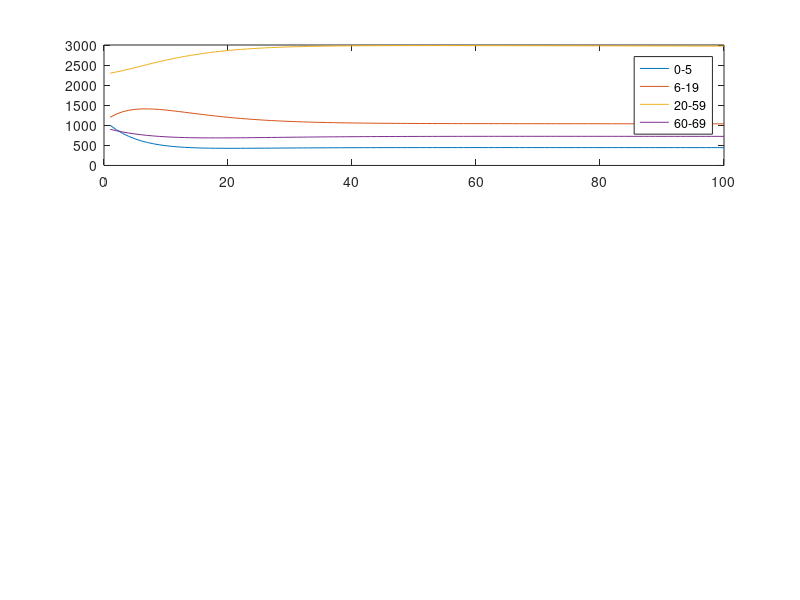

MATLAB code to generate this figure: (Note: this script raises an error after producing the figure.)
d1=0.1; %progress 0.01, regress 0.5
d2=0.3; %progress 0.3, regress 0.3
N1= 1000;
N2=1200;
N3=2300;
N4=900;
b=2.5; %progress 3, regress 1
L=[(5/6)*(1-d1/100) 0 b/100 0;% 1-убыль по мере взросления 2- 3-прибыть с рождаемостью
(1/6)*(1-d1/100) 13/14 0 0;%1-прибыль из предыдущего возр диапазона 2- убыль по той же причине
0 1/14 39/40 0;
0 0 1/40 (9/10)*(1-d2/100)]
N=[N1 N2 N3 N4].' % числа людей в данном диапазоне
for k=2:100
    N(:,k)=(L^(k-1))*N(:,1);
    
    
end
t=1:100
subplot(3,1,1)
legend(plot(t,N),'0-5','6-19','20-59','60-69')
title Население
xlabel Года
ylabel Людей
subplot(3,1,2)
plot(t,sum(N))
title Всего
xlabel Года
ylabel Людей
subplot(3,1,3)
plot(t,N(3,:))
title Трудоспособное Население
xlabel Года
ylabel Людей